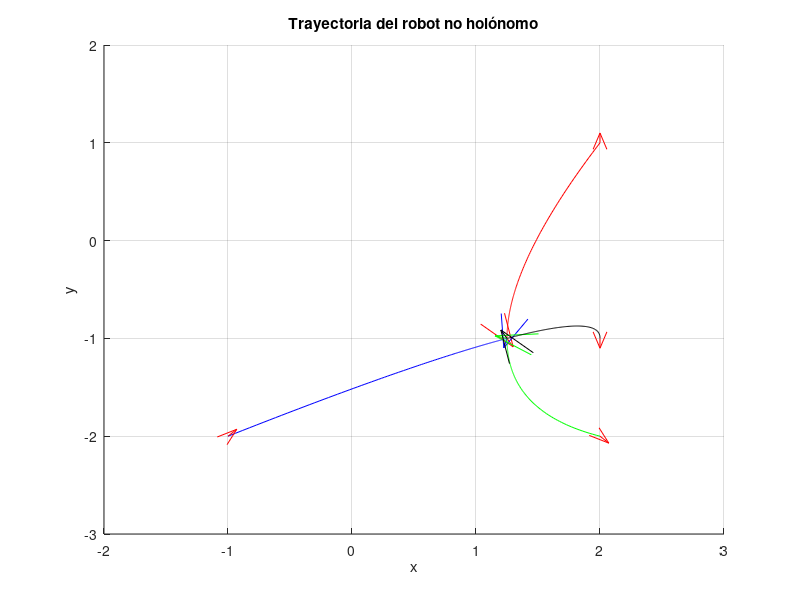
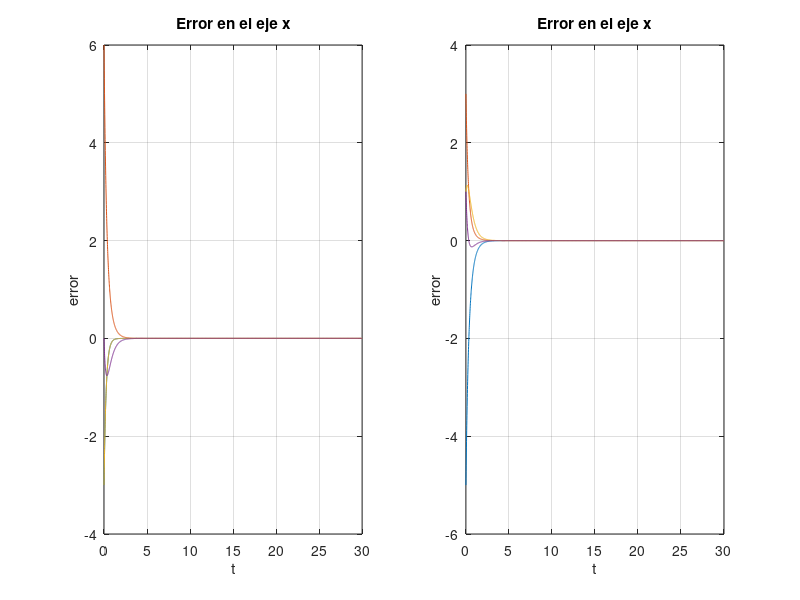
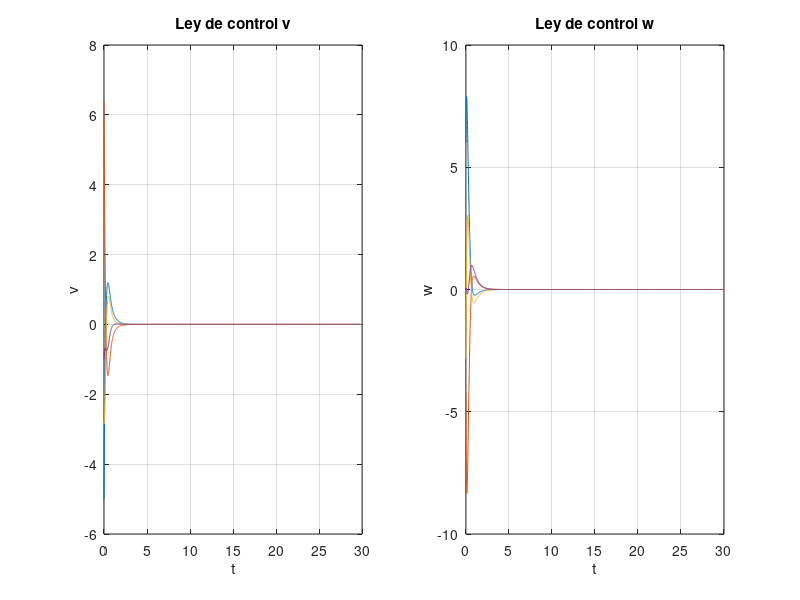

Here is the MATLAB script that generated these plots, in order: (Note: this script raises an error after producing the figures.)
clc
clearvars
close all

% Parámetros iniciales
l = 0.5; % Distancia del centro del robot al punto de control
K = 1*eye(8); % Ganancia del controlador )

% Inicializar condiciones iniciales para 4 robots
z = [2; 1; -1; -2; 2; -2; 2; -1]; % Cada columna es [x; y] de un robot
Angulo = [90; 45; -45; -90]; % Ángulos dados en grados

% Matriz Laplaciana de un grafo dirigido en ciclo para 4 robots
% L = [ 1  0  0 -1;
%      -1  1  0  0;
%       0 -1  1  0;
%       0  0 -1  1];
%Laplaciano grafo no dirigido
L=[2 -1  0 -1;
  -1  2 -1  0;
   0 -1  2 -1;
  -1  0 -1  2];
I=eye(2);

% Datos de la simulación
Dt = 0.01; % Periodo de muestreo
tiempo = 30; % Duración de la simulación en segundos
iteraciones = tiempo / Dt;

% Inicializar trayectorias
z_hist = zeros(8, iteraciones+1);
z_hist(:, 1) = z;

theta = zeros(4, iteraciones+1);
theta(:, 1) = deg2rad(Angulo);


v_hist = zeros(4, iteraciones);
w_hist = zeros(4, iteraciones);

evx_hist = zeros(4,iteraciones);
evy_hist = zeros(4,iteraciones);

% Simulación
for k = 1:iteraciones
    % Calcular la matriz M para cada robot en cada iteración
    M1 = [cos(theta(1,k)) -l*sin(theta(1,k));
         sin(theta(1,k)) l*cos(theta(1,k))];
    M2 = [cos(theta(2,k)) -l*sin(theta(2,k));
         sin(theta(2,k)) l*cos(theta(2,k))];
    M3 = [cos(theta(3,k)) -l*sin(theta(3,k));
         sin(theta(3,k)) l*cos(theta(3,k))];
    M4 = [cos(theta(4,k)) -l*sin(theta(4,k));
         sin(theta(4,k)) l*cos(theta(4,k))];
    M = blkdiag(M1, M2, M3, M4);

    ev=-kron(L,I)*z(:,k);

    u= M \ (K * ev);
    
    %Separo la ley de control en lineal y rotacional
    v=[u(1),u(3),u(5),u(7)];
    w=[u(2),u(4),u(6),u(8)];
    % Dinámica del sistema
    z(:,k+1) = z(:,k)+Dt*(M*u);
    theta(:,k+1) = theta(:,k)+Dt*(w*theta(:,k)) ; % Actualización del ángulo

    % Guardar el historial de valores para grafica
    z_hist(:, k+1) = z(:,k+1);
    v_hist(:,k)=v';
    w_hist(:,k)=w';
    evx_hist(:,k)=[ev(1);ev(3);ev(5);ev(7)];
    evy_hist(:,k)=[ev(2);ev(4);ev(6);ev(8)];
end

t = linspace(0, tiempo, iteraciones);

% Gráfica de resultados
figure;
hold on
plot(z_hist(1, :), z_hist(2, :),'r');
quiver(z_hist(1, 1), z_hist(2, 1), cos(theta(1,1)), sin(theta(1,1)), 0.1, 'r', 'LineWidth', .1, 'MaxHeadSize', 1 );
quiver(z_hist(1, end), z_hist(2, end), cos(theta(1,end)), sin(theta(1,end)), 0.1, 'r', 'LineWidth', .1, 'MaxHeadSize', 2);
plot(z_hist(3, :), z_hist(4, :),'b');
quiver(z_hist(3, 1), z_hist(4, 1), cos(theta(2,1)), sin(theta(2,1)), 0.1, 'r', 'LineWidth', .1, 'MaxHeadSize', 1 );
quiver(z_hist(3, end), z_hist(4, end), cos(theta(2,end)), sin(theta(2,end)), 0.1, 'b', 'LineWidth', .1, 'MaxHeadSize', 2);
plot(z_hist(5, :), z_hist(6, :),'g');
quiver(z_hist(5, 1), z_hist(6, 1), cos(theta(3,1)), sin(theta(3,1)), 0.1, 'r', 'LineWidth', .1, 'MaxHeadSize', 1 );
quiver(z_hist(5, end), z_hist(6, end), cos(theta(3,end)), sin(theta(3,end)), 0.1, 'g', 'LineWidth', .1, 'MaxHeadSize', 2);
plot(z_hist(7, :), z_hist(8, :),'k');
quiver(z_hist(7, 1), z_hist(8, 1), cos(theta(4,1)), sin(theta(4,1)), 0.1, 'r', 'LineWidth', .1, 'MaxHeadSize', 1 );
quiver(z_hist(7, end), z_hist(8, end), cos(theta(4,end)), sin(theta(4,end)), 0.1, 'k', 'LineWidth', .1, 'MaxHeadSize', 2);
xlabel('x');
ylabel('y');
title('Trayectoria del robot no holónomo');
hold off
grid on;


figure
subplot(1,2,1)
plot(t,evx_hist)
xlabel('t');
ylabel('error');
title('Error en el eje x');
grid on
subplot(1,2,2)
plot(t,evy_hist)
xlabel('t');
ylabel('error');
title('Error en el eje x');
grid on


figure
hold on
subplot(1,2,1)
plot(t,v_hist)
xlabel('t');
ylabel('v');
title('Ley de control v');
grid on
subplot(1,2,2)
plot(t,w_hist)
xlabel('t');
ylabel('w');
title('Ley de control w');
grid on
hold off

%Esto es para tener referencia de los grafos
An=[0 0 0 1;
    1 0 0 0;
    0 1 0 0;
    0 0 1 0];
Gn=digraph(An');

figure
plot(Gn, 'Layout', 'force', 'EdgeLabel', Gn.Edges.Weight);

A=[0 1 0 1;
   1 0 1 0;
   0 1 0 1;
   1 0 1 0];

G=graph(A);

figure
plot(G);


